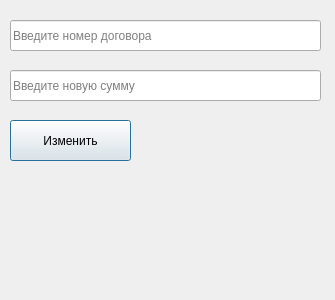
<?xml version="1.0" encoding="UTF-8"?>
<ui version="4.0">
 <class>Dialog</class>
 <widget class="QDialog" name="Dialog">
  <property name="geometry">
   <rect>
    <x>0</x>
    <y>0</y>
    <width>335</width>
    <height>300</height>
   </rect>
  </property>
  <property name="windowTitle">
   <string>Dialog</string>
  </property>
  <widget class="QLineEdit" name="ntrcontract">
   <property name="geometry">
    <rect>
     <x>10</x>
     <y>20</y>
     <width>311</width>
     <height>31</height>
    </rect>
   </property>
   <property name="placeholderText">
    <string>Введите номер договора</string>
   </property>
  </widget>
  <widget class="QLineEdit" name="ntrsum">
   <property name="geometry">
    <rect>
     <x>10</x>
     <y>70</y>
     <width>311</width>
     <height>31</height>
    </rect>
   </property>
   <property name="placeholderText">
    <string>Введите новую сумму</string>
   </property>
  </widget>
  <widget class="QPushButton" name="chngbtn">
   <property name="geometry">
    <rect>
     <x>10</x>
     <y>120</y>
     <width>121</width>
     <height>41</height>
    </rect>
   </property>
   <property name="text">
    <string>Изменить</string>
   </property>
  </widget>
 </widget>
 <resources/>
 <connections/>
</ui>
